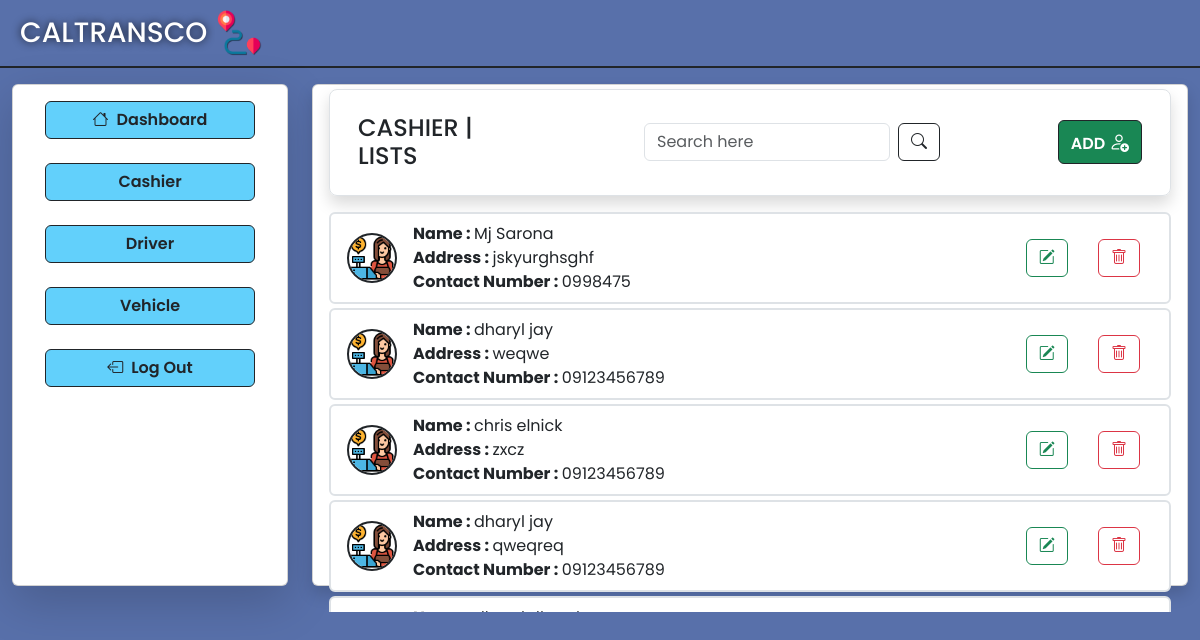
/Cashier/view_cashier.php, run on an earlier commit of the app's database.
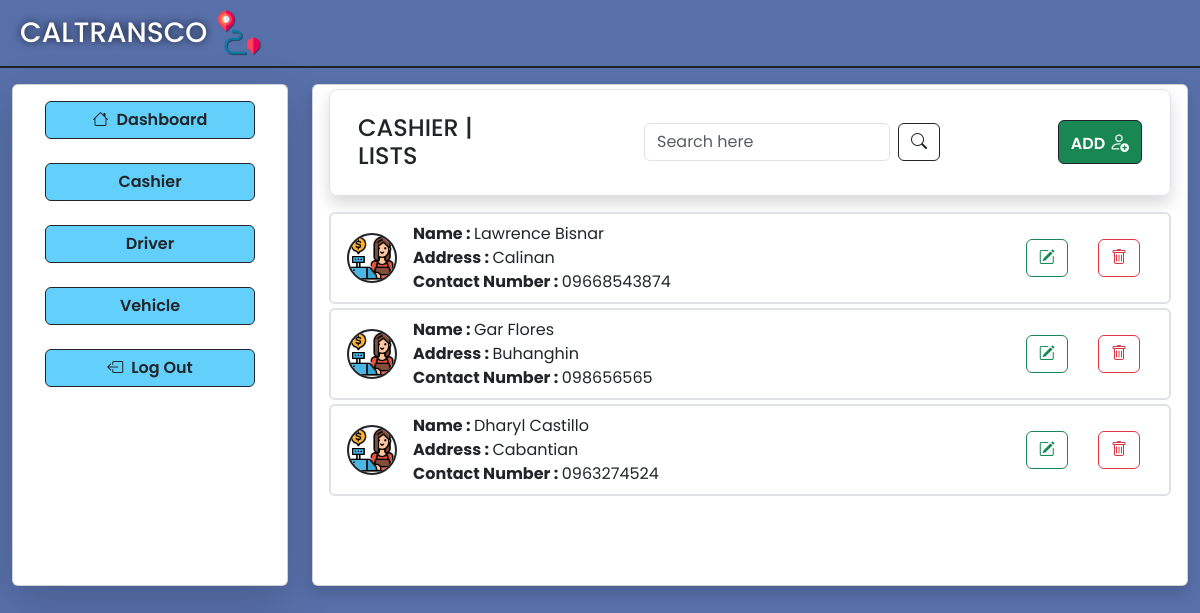
And on a later commit of the database.
### tables this page shows
CREATE TABLE `cashier` (
  `cashier_id` int(11) NOT NULL,
  `cashier_fname` varchar(50) NOT NULL,
  `cashier_lname` varchar(50) NOT NULL,
  `cashier_address` varchar(100) NOT NULL,
  `cashier_contactNum` varchar(20) NOT NULL,
  `cashier_name` varchar(255) DEFAULT NULL
);

### Cashier/view_cashier.php (the view, shortened to what the changed rows need)
<!DOCTYPE html>
<html lang="en">
<?php
include "../Database/db_connect.php";
require "../global/head.php";
?>
<body>
   <div class="con-bg container-fluid vh-100">
      <div class="row border border-start-0 border-end-0 border-top-0 border-2 border-dark pb-2">
         <div class="col d-flex gap-2 ms-2 mt-2">
            <a href="../AdminUI/adminDashboard.php" style="text-decoration: none;" class="d-flex gap-2">
               <h1 class="fs-3 mt-2 text-white" style="text-shadow: 0px 0px 8px rgba(0, 0, 0, 0.8);">CALTRANSCO</h1>
            </a>
         </div>
      </div>
      <div class="row pt-3">
         <div class="col col-9">
            <div class="card shadow">
               <div style="height: 500px;" class="card-body pt-1">
                  <div class="row rounded-3 border border-1 border-gray shadow  d-flex align-items-center mx-0 p-3 mb-3">
                     <div class="col col-3 d-flex align-items-center">
                        <h1 class="fs-4 pt-2">CASHIER | LISTS</h1>
                     </div>
                  </div>
                  <div style="max-height: 400px; overflow-y: auto;">
                     <?php
                     try {
                        $sql = "SELECT * FROM cashier";
                        $result = $conn->query($sql);
                        if ($result->num_rows > 0) {
                           while ($row = $result->fetch_assoc()) {
                     ?>
                              <ul class="list-group mb-1">
                                 <li class="list-group-item d-flex align-items-center justify-content-between border border-2">
                                    <div class="d-flex align-items-center">
                                       <div>
                                          <img src="../images/cashier.png" alt="" class="img-fluid rounded-pill border border-2 border-dark me-3" width="50" height="50">
                                       </div>
                                       <div>
                                          <span><strong>Name : </strong><?php echo $row['cashier_fname'] . ' ' . $row['cashier_lname']; ?></span><br>
                                          <span><strong>Address : </strong><?php echo $row['cashier_address']; ?></span><br>
                                          <span><strong>Contact Number : </strong><?php echo $row['cashier_contactNum']; ?></span>
                                       </div>
                                    </div>
                                    <div class="group-btn">
                                       <a href="../Cashier/edit_cashier.php?id=<?php echo $row['cashier_id']; ?>" class="btn"><i class="btn btn-outline-success bi bi-pencil-square"></i></a>
                                       <a href="../Operations/op_delete_cashier.php?id=<?php echo $row['cashier_id']; ?>" class="btn"><i class="btn btn-outline-danger bi bi-trash"></i></a>
                                    </div>
                                 </li>
                              </ul>
                     <?php
                           }
                        } else {
                           echo '<div class="text-center mt-3"><p class="text-muted fs-5">No cashiers found.</p></div>';
                        }
                     } catch (\Exception $e) {
                        die($e);
                     }
                     ?>
                  </div>
               </div>
            </div>
         </div>
      </div>
   </div>
</body>
</html>

What changed in the data, as far as the page shows it:
removed cashier: cashier_fname "Mj", cashier_lname "Sarona", cashier_address "jskyurghsghf", cashier_contactNum "0998475"
removed cashier: cashier_fname "dharyl", cashier_lname "jay", cashier_address "weqwe", cashier_contactNum "09123456789"
removed cashier: cashier_fname "chris", cashier_lname "elnick", cashier_address "zxcz", cashier_contactNum "09123456789"
removed cashier: cashier_fname "dharyl", cashier_lname "jay", cashier_address "qweqreq", cashier_contactNum "09123456789"
added cashier: cashier_fname "Lawrence", cashier_lname "Bisnar", cashier_address "Calinan", cashier_contactNum "09668543874"
added cashier: cashier_fname "Gar", cashier_lname "Flores", cashier_address "Buhanghin", cashier_contactNum "098656565"
added cashier: cashier_fname "Dharyl", cashier_lname "Castillo", cashier_address "Cabantian", cashier_contactNum "0963274524"
